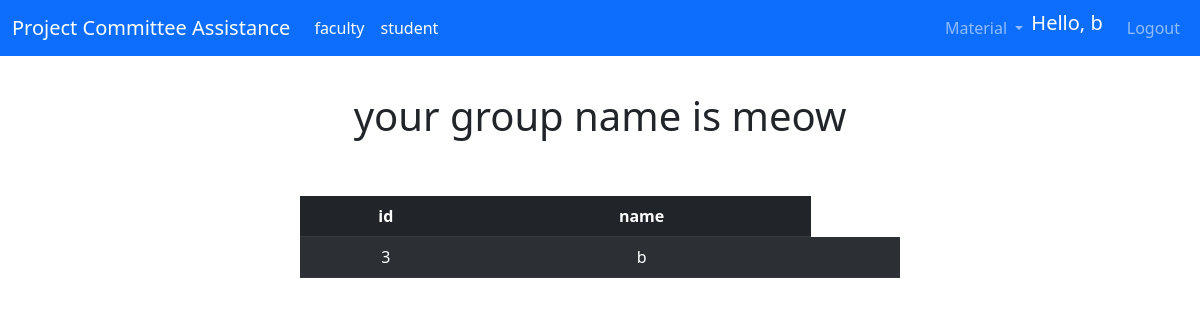
Page /group (signed in) on the earlier database version.
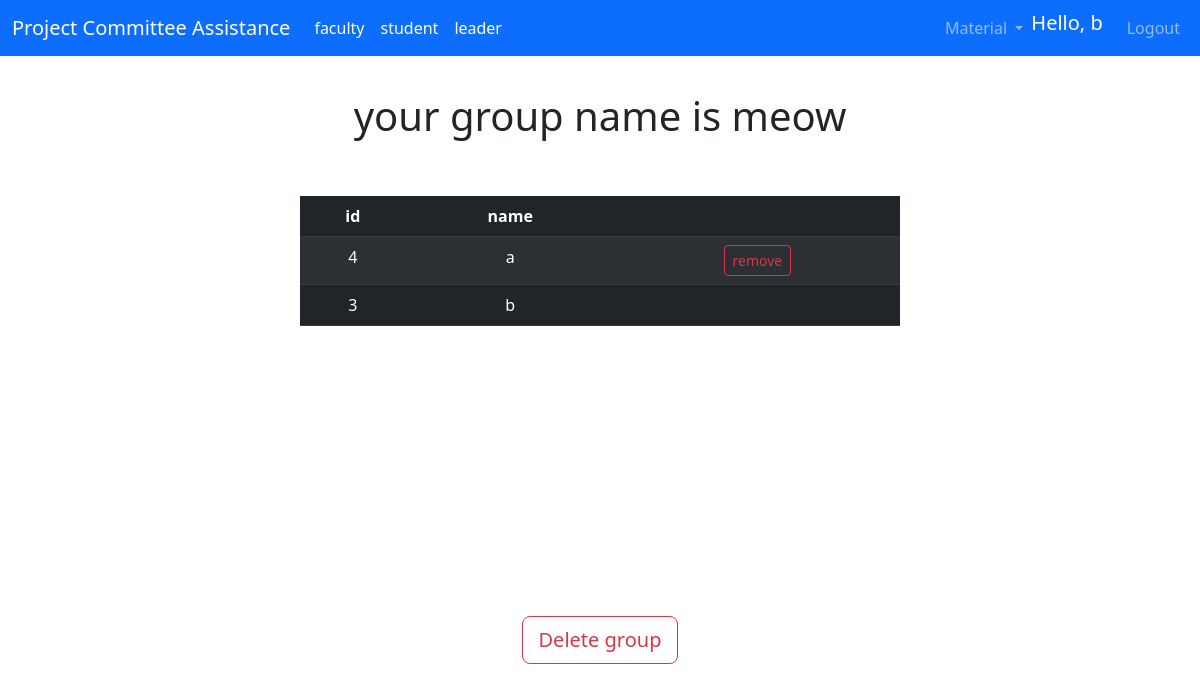
Same page on the later database version.
### app/models.py (models this page shows, shortened)
class User(UserMixin,db.Model):
    id = db.Column(db.Integer, primary_key=True)
    username = db.Column(db.String(64), index=True, unique=True, nullable=False)
    email = db.Column(db.String(120), index=True, unique=True, nullable=False)
    password_hash = db.Column(db.String(128), nullable=False)
    admin = db.Column(db.Boolean, default=False)
    faculty = db.Column(db.Boolean, default=False)
    student = db.Column(db.Boolean, default=False)
    leader = db.Column(db.Boolean, default=False)
    sId = db.Column(db.Integer)
    gpa = db.Column(db.Float)
    member = db.Column(db.Integer, db.ForeignKey('group.id'))
    author = db.relationship('Proposal', backref='user', lazy=True)

### app/routes.py (the view)
@app.route('/group', methods=['GET', 'POST'])
@login_required
@isStudent()
def group():
    if current_user.member is None:
        return redirect(url_for('joinGroup'))
    group = Group.query.filter_by(id = current_user.member).first()
    members = group.members
    return render_template("group.html", title='Group', group = group)

### app/models.py (called while the page is built)
@login.user_loader
def load_user(id):
    return User.query.get(int(id))

### app/templates/group.html (shortened to what this page needs)
{% extends "base.html" %}
{% block content %}
<h1 class="d-flex aligns-items-center justify-content-center header" style= "margin-top: 3%;">your group name is {{group.name}}</h1>
<br>
<br>
<div class="text-center" style="margin-left : 25% ;width: 50%;">
<table class="table d-table table-dark table-striped">
    <thead>
        <tr>
        <th scope="col">id</th>
        <th scope="col">name</th>
        {% if current_user.leader %}
        <th scope="col"></th>
        {% endif %}
        </tr>
    </thead>
    <tbody>
        {% for member in group.members %}
        <tr>
            <td>{{ member.sId }}</td>
            <td>{{ member.username }}</td>
            <td>{% if current_user.leader and current_user.id != member.id %}
            <a href="{{ url_for('removeMember', id=member.id)}}" class="btn btn-outline-danger btn-sm">remove</a>
            {% endif %}
            </td>
        </tr>
        {% endfor %}
    </tbody>
</table>
</div>
<br>
    {% if current_user.leader %}
    <div class="text-center" style="margin-top: 250px;"> <a href="{{ url_for('deleteGroup', id=group.id)}}" class="btn btn-outline-danger btn-lg" style="margin-bottom: 10px ;">Delete group</a> </div>
    {% endif %}
{% endblock %}

### app/templates/base.html (shortened to what this page needs)
<!DOCTYPE html>
<html>
    <head>
        <link href="https://cdn.jsdelivr.net/npm/bootstrap@5.3.0-alpha1/dist/css/bootstrap.min.css" rel="stylesheet">
    </head>
    <body>
        <nav class="navbar navbar-expand-lg navbar-dark bg-primary">
            <div class="container-fluid">
              <a class="navbar-brand" href="{{ url_for('index') }}">Project Committee Assistance</a>
              <div class="collapse navbar-collapse" id="navbarSupportedContent">
                <ul class="navbar-nav me-auto my-2 my-lg-0 ">
                  {% if current_user.faculty%}
                  <li class="nav-item">
                      <a class="nav-link active" href="#">faculty</a>
                  </li>
                  {% endif %}
                  {% if current_user.student%}
                  <li class="nav-item">
                      <a class="nav-link active" href="#">student</a>
                  </li>
                  {% endif %}
                  {% if current_user.leader%}
                  <li class="nav-item">
                      <a class="nav-link active" href="#">leader</a>
                  </li>
                  {% endif %}
                </ul>
                <ul class="navbar-nav ms-auto mb-2 mb-lg-0">
                  <li class="nav-item dropdown">
                    <a class="nav-link dropdown-toggle" href="#" role="button" data-bs-toggle="dropdown" aria-expanded="false">
                      Material
                    </a>
                  </li>
                  {% if current_user.is_anonymous %}
                  <li class="nav-item">
                    <a class="nav-link" href="{{ url_for('loginChoice') }}" >Login</a>
                  </li>
                  <li class="nav-item">
                    <a class="nav-link" href="{{ url_for('registerChoice') }}" >Register</a>
                  </li>
                  {% else %}
                  <li class="nav-item">
                    <span class="navbar-brand">Hello, {{current_user.username}}</span>
                  </li>
                  <li class="nav-item">
                    <a class="nav-link" href="{{ url_for('logout') }}" >Logout</a>
                  </li>
                {% endif %}
                </ul>
              </div>
            </div>
          </nav>
        {% block content %}{% endblock %}
    </body>
</html>

Differences in the rows shown:
changed User (number 1 of 2 on the later page): leader False → True (drawn)
now on this page (row edited): User: sId "4", username "a"
Other differences:
text now shown: "leader Delete group"
